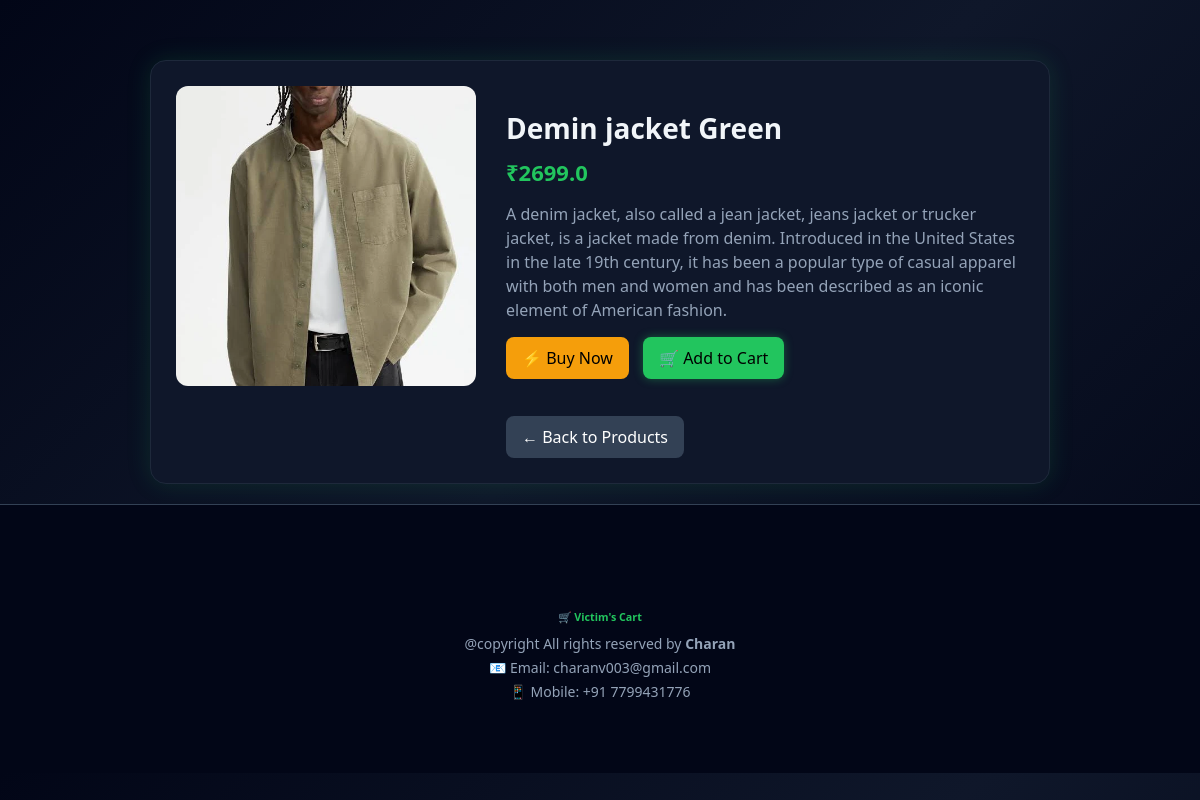
The page /product/7 on the database its author committed.
### tables this page shows
CREATE TABLE products (
    product_id INTEGER PRIMARY KEY AUTOINCREMENT,
    name TEXT,
    description TEXT,
    category TEXT,
    price REAL,
    image TEXT
);

### app.py (the view)
@app.route('/product/<int:id>')
def public_view_product(id):
    db = get_db()
    cursor = db.cursor()
    cursor.execute("SELECT * FROM products WHERE product_id=?", (id,))
    product = cursor.fetchone()
    db.close()
    return render_template("user/view_product.html", product=product)

### app.py (called while the page is built, shortened)
def get_db():
    conn = sqlite3.connect(DATABASE)
    conn.row_factory = sqlite3.Row
    return conn

@app.context_processor
def inject_admin():
    admin = None
    return dict(admin=admin)

### templates/user/view_product.html (shortened to what this page needs)
<!DOCTYPE html>
<html lang="en">
<head>
</head>
<body>
<div class="container">
    <div class="card">
        <img class="product-img"
             src="{{ url_for('static', filename='uploads/product_images/' + product.image) }}"
             alt="Product Image">
        <div class="details">
            <h2 class="product-title">{{ product.name }}</h2>
            <div class="price">₹{{ product.price }}</div>
            <div class="desc">
                {{ product.description }}
            </div>
            <a href="/buy-now/{{ product.product_id }}" class="btn buy-btn">
                ⚡ Buy Now
            </a>
            <a href="/add-to-cart/{{ product.product_id }}" class="btn cart-btn">
                🛒 Add to Cart
            </a>
            <br><br>
            <a href="/products" class="btn back-btn">
                ← Back to Products
            </a>
        </div>
    </div>
</div>
<footer style="
    background: #020617;
    border-top: 1px solid #334155;
    color: #94a3b8;
    padding: 20px 0;
    text-align: center;
">
    <div class="container">
        <h6 style="color:#22c55e; margin-bottom:10px;">
            🛒 Victim's Cart
        </h6>
        <p style="margin: 0; font-size: 14px;">
            @copyright All rights reserved by <b>Charan</b>
        </p>
        <p style="margin: 5px 0; font-size: 14px;">
            📧 Email: charanv003@gmail.com
        </p>
        <p style="margin: 5px 0; font-size: 14px;">
            📱 Mobile: +91 7799431776
        </p>
        <div style="margin-top:10px;">
        </div>
    </div>
</footer>
</body>
</html>

### templates/user/view_product.html (style rules this page uses)
body { margin:0; font-family:'Segoe UI', sans-serif; background:linear-gradient(135deg,#020617,#0f172a,#020617); color:#f1f5f9; }
.container { max-width:900px; margin:auto; margin-top:40px; padding:20px; }
.card { display:flex; gap:30px; background:#0f172a; padding:25px; border-radius:16px; border:1px solid #1e293b; box-shadow:0 0 25px rgba(34,197,94,0.15); transition:0.3s; }
.product-img { width:300px; height:300px; object-fit:cover; border-radius:12px; transition:0.4s; }
.details { flex:1; }
.product-title { font-size:28px; margin-bottom:10px; }
.price { font-size:22px; color:#22c55e; font-weight:bold; margin:10px 0; }
.desc { margin:15px 0; color:#94a3b8; line-height:1.5; }
.btn { display:inline-block; padding:10px 16px; border-radius:8px; text-decoration:none; font-weight:500; margin-right:10px; transition:0.3s; }
.buy-btn { background:#f59e0b; color:black; }
.cart-btn { background:#22c55e; color:black; box-shadow:0 0 10px rgba(34,197,94,0.4); }
.back-btn { background:#334155; color:white; margin-top:15px; }

### rows shown on the page
products: image (picture), name "Demin jacket Green", price "2699.0", description "A denim jacket, also called a jean jacket, jeans jacket or trucker jacket, is a jacket made from denim. Introduced in the United States in the late 19th century, it has been a popular type of casual apparel with both men and women and has been described as an iconic element of American fashion."
